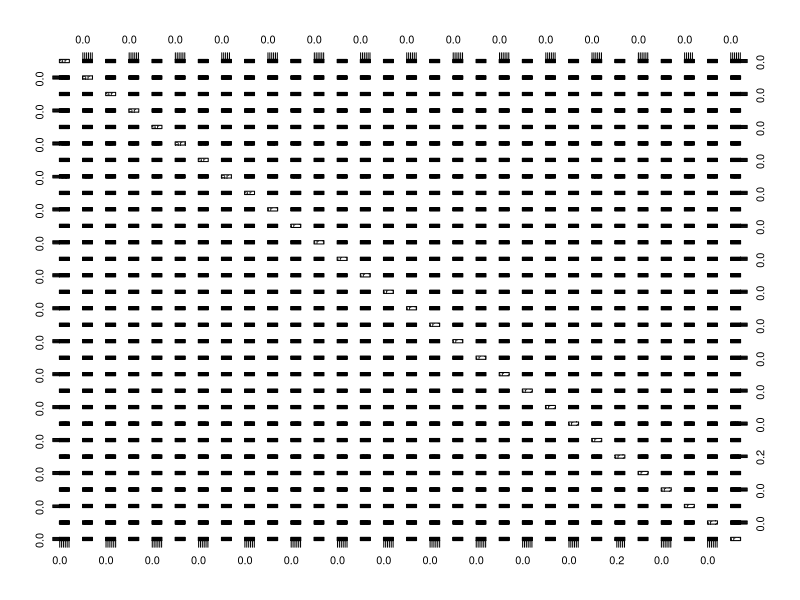
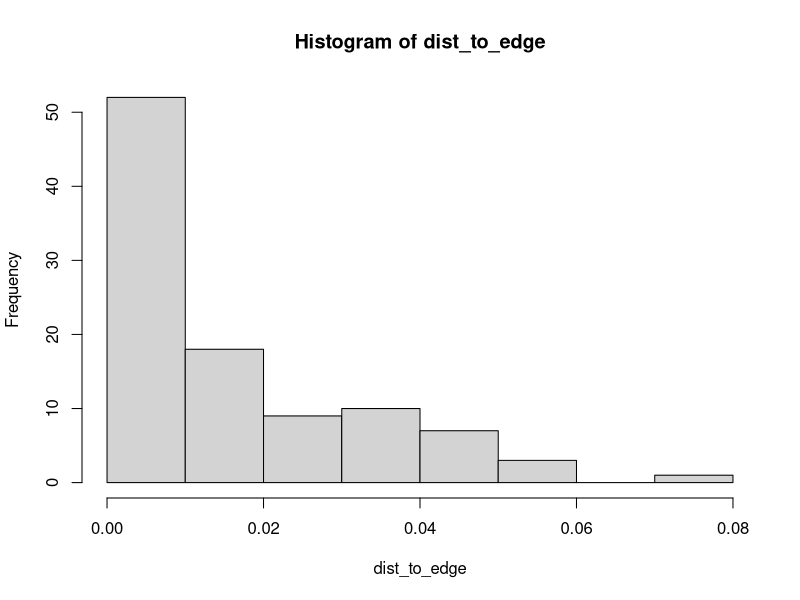

Write the R code that produced these figures, in order.
# simple example demonstrating the "curse of dimensionality"
# create random points in a p-dimensional hypercube for different values of p  
# The bigger the dimension, p,  the more the mass of points is clustered around the edges
#
# This example also demonstrates some basic issues of matrices in R

p = 30     # the dimension (number of features) in the data
n = 100   # number of data points
X = matrix(runif(p*n),nrow=n,ncol=p);  # create a nxp random data matrix.  each coord of each observation is unif(0,1)
pairs(X);  # pairs plot to check the data behaves as we expect
dist_to_edge = rep(0,n);  # this will hold the distance to the hypercube edge for each data point.
for (i in 1:n) {
   dist_to_edge[i] = min(.5 - abs(.5 - X[i,]))  # the distance to the closest edge of hypercube
}
hist(dist_to_edge)
ans = ecdf(dist_to_edge)
ans(0.0273)
